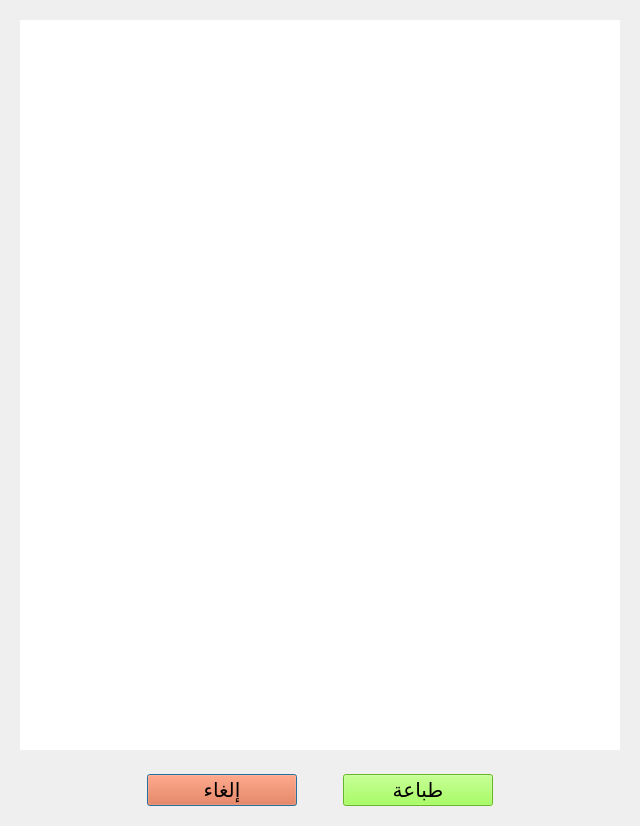
<?xml version="1.0" encoding="UTF-8"?>
<ui version="4.0">
 <class>Dialog</class>
 <widget class="QDialog" name="Dialog">
  <property name="windowModality">
   <enum>Qt::WindowModality::ApplicationModal</enum>
  </property>
  <property name="geometry">
   <rect>
    <x>0</x>
    <y>0</y>
    <width>636</width>
    <height>826</height>
   </rect>
  </property>
  <property name="windowTitle">
   <string>Dialog</string>
  </property>
  <layout class="QVBoxLayout" name="verticalLayout">
   <item>
    <widget class="QFrame" name="frame_18">
     <property name="frameShape">
      <enum>QFrame::Shape::NoFrame</enum>
     </property>
     <property name="frameShadow">
      <enum>QFrame::Shadow::Raised</enum>
     </property>
     <layout class="QHBoxLayout" name="horizontalLayout_15">
      <item>
       <widget class="QTextEdit" name="printing_plain">
        <property name="sizePolicy">
         <sizepolicy hsizetype="Fixed" vsizetype="Preferred">
          <horstretch>0</horstretch>
          <verstretch>0</verstretch>
         </sizepolicy>
        </property>
        <property name="minimumSize">
         <size>
          <width>600</width>
          <height>0</height>
         </size>
        </property>
        <property name="font">
         <font>
          <pointsize>15</pointsize>
         </font>
        </property>
        <property name="layoutDirection">
         <enum>Qt::LayoutDirection::RightToLeft</enum>
        </property>
        <property name="styleSheet">
         <string notr="true">background-color: rgb(255, 255, 255);
color: rgb(0, 0, 0);
</string>
        </property>
        <property name="frameShape">
         <enum>QFrame::Shape::NoFrame</enum>
        </property>
        <property name="verticalScrollBarPolicy">
         <enum>Qt::ScrollBarPolicy::ScrollBarAsNeeded</enum>
        </property>
        <property name="horizontalScrollBarPolicy">
         <enum>Qt::ScrollBarPolicy::ScrollBarAlwaysOff</enum>
        </property>
        <property name="readOnly">
         <bool>true</bool>
        </property>
        <property name="textInteractionFlags">
         <set>Qt::TextInteractionFlag::NoTextInteraction</set>
        </property>
       </widget>
      </item>
     </layout>
    </widget>
   </item>
   <item>
    <widget class="QFrame" name="frame_19">
     <property name="sizePolicy">
      <sizepolicy hsizetype="Preferred" vsizetype="Fixed">
       <horstretch>0</horstretch>
       <verstretch>0</verstretch>
      </sizepolicy>
     </property>
     <property name="frameShape">
      <enum>QFrame::Shape::NoFrame</enum>
     </property>
     <property name="frameShadow">
      <enum>QFrame::Shadow::Raised</enum>
     </property>
     <layout class="QHBoxLayout" name="horizontalLayout_14">
      <item>
       <spacer name="horizontalSpacer_15">
        <property name="orientation">
         <enum>Qt::Orientation::Horizontal</enum>
        </property>
        <property name="sizeHint" stdset="0">
         <size>
          <width>40</width>
          <height>20</height>
         </size>
        </property>
       </spacer>
      </item>
      <item>
       <widget class="QPushButton" name="cancel">
        <property name="minimumSize">
         <size>
          <width>150</width>
          <height>30</height>
         </size>
        </property>
        <property name="font">
         <font>
          <pointsize>15</pointsize>
         </font>
        </property>
        <property name="styleSheet">
         <string notr="true">background-color: rgb(255, 93, 29);</string>
        </property>
        <property name="text">
         <string>إلغاء</string>
        </property>
        <property name="shortcut">
         <string>Esc</string>
        </property>
       </widget>
      </item>
      <item>
       <spacer name="horizontalSpacer_16">
        <property name="orientation">
         <enum>Qt::Orientation::Horizontal</enum>
        </property>
        <property name="sizeType">
         <enum>QSizePolicy::Policy::Fixed</enum>
        </property>
        <property name="sizeHint" stdset="0">
         <size>
          <width>40</width>
          <height>20</height>
         </size>
        </property>
       </spacer>
      </item>
      <item>
       <widget class="QPushButton" name="printing">
        <property name="minimumSize">
         <size>
          <width>150</width>
          <height>30</height>
         </size>
        </property>
        <property name="font">
         <font>
          <pointsize>15</pointsize>
         </font>
        </property>
        <property name="styleSheet">
         <string notr="true">background-color: rgb(143, 255, 52);</string>
        </property>
        <property name="text">
         <string>طباعة</string>
        </property>
       </widget>
      </item>
      <item>
       <spacer name="horizontalSpacer_14">
        <property name="orientation">
         <enum>Qt::Orientation::Horizontal</enum>
        </property>
        <property name="sizeHint" stdset="0">
         <size>
          <width>40</width>
          <height>20</height>
         </size>
        </property>
       </spacer>
      </item>
     </layout>
    </widget>
   </item>
  </layout>
 </widget>
 <resources/>
 <connections/>
</ui>
